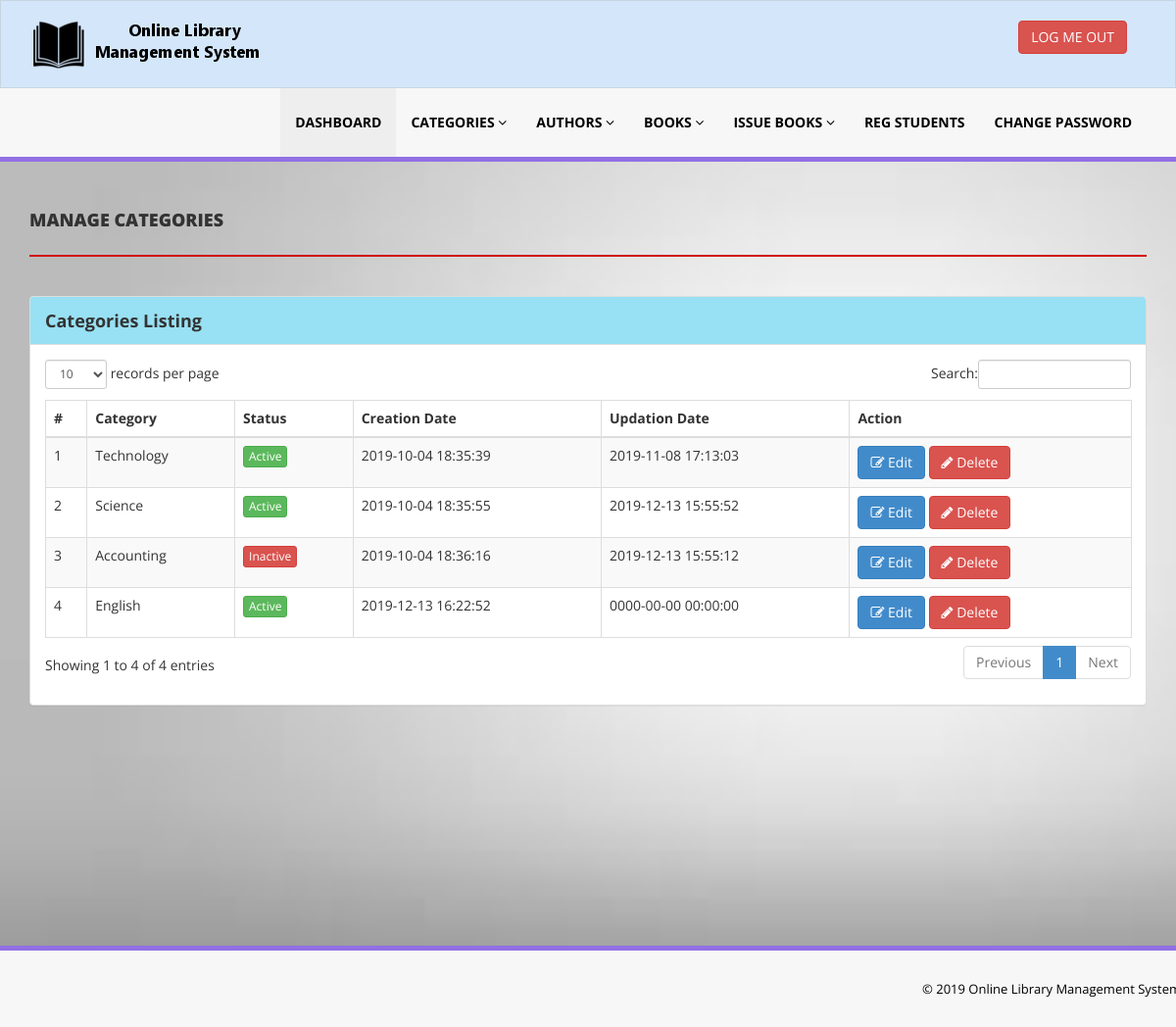
Page /library/admin/manage-categories.php (signed in) on the committed database.
### tables this page shows
CREATE TABLE `tblcategory` (
  `id` int(11) NOT NULL,
  `CategoryName` varchar(150) DEFAULT NULL,
  `Status` int(1) DEFAULT NULL,
  `CreationDate` timestamp NULL DEFAULT CURRENT_TIMESTAMP,
  `UpdationDate` timestamp NULL DEFAULT '0000-00-00 00:00:00' ON UPDATE CURRENT_TIMESTAMP
);

### library/admin/manage-categories.php (the view, shortened to what this page needs)
<?php
include('includes/config.php');
if(strlen($_SESSION['alogin'])==0)
    {
header('location:index.php');
}
else{
    ?>
<!DOCTYPE html>
<html xmlns="http://www.w3.org/1999/xhtml">
<head>
    <link href="assets/css/bootstrap.css" rel="stylesheet" />
    <link href="assets/css/font-awesome.css" rel="stylesheet" />
    <link href="assets/js/dataTables/dataTables.bootstrap.css" rel="stylesheet" />
    <link href="assets/css/style.css" rel="stylesheet" />
</head>
<body>
<?php include('includes/header.php');?>
    <div class="content-wrapper">
         <div class="container">
        <div class="row pad-botm">
            <div class="col-md-12">
                <h4 class="header-line">Manage Categories</h4>
    </div>
     <div class="row">
</div>
        </div>
            <div class="row">
                <div class="col-md-12">
                    <div class="panel panel-default">
                        <div class="panel-heading">
                           Categories Listing
                        </div>
                        <div class="panel-body">
                            <div class="table-responsive">
                                <table class="table table-striped table-bordered table-hover" id="dataTables-example">
                                    <thead>
                                        <tr>
                                            <th>#</th>
                                            <th>Category</th>
                                            <th>Status</th>
                                            <th>Creation Date</th>
                                            <th>Updation Date</th>
                                            <th>Action</th>
                                        </tr>
                                    </thead>
                                    <tbody>
<?php $sql = "SELECT * from  tblcategory";
$query = $dbh -> prepare($sql);
$query->execute();
$results=$query->fetchAll(PDO::FETCH_OBJ);
$cnt=1;
if($query->rowCount() > 0)
{
foreach($results as $result)
{               ?>
                                        <tr class="odd gradeX">
                                            <td class="center"><?php echo htmlentities($cnt);?></td>
                                            <td class="center"><?php echo htmlentities($result->CategoryName);?></td>
                                            <td class="center"><?php if($result->Status==1) {?>
                                            <a href="#" class="btn btn-success btn-xs">Active</a>
                                            <?php } else {?>
                                            <a href="#" class="btn btn-danger btn-xs">Inactive</a>
                                            <?php } ?></td>
                                            <td class="center"><?php echo htmlentities($result->CreationDate);?></td>
                                            <td class="center"><?php echo htmlentities($result->UpdationDate);?></td>
                                            <td class="center">
                                            <a href="edit-category.php?catid=<?php echo htmlentities($result->id);?>"><button class="btn btn-primary"><i class="fa fa-edit "></i> Edit</button>
                                          <a href="manage-categories.php?del=<?php echo htmlentities($result->id);?>" onclick="return confirm('Are you sure you want to delete?');"" >  <button class="btn btn-danger"><i class="fa fa-pencil"></i> Delete</button>
                                            </td>
                                        </tr>
 <?php $cnt=$cnt+1;}} ?>
                                    </tbody>
                                </table>
                            </div>
                        </div>
                    </div>
                </div>
            </div>
    </div>
    </div>
  <?php include('includes/footer.php');?>
</body>
</html>
<?php } ?>

### library/admin/includes/header.php (shortened to what this page needs)
<div class="navbar navbar-inverse set-radius-zero" >
        <div class="container">
            <div class="navbar-header">
                <a class="navbar-brand">
                    <img src="assets/img/logo.png" />
                </a>
            </div>
            <div class="right-div">
                <a href="logout.php" class="btn btn-danger pull-right">LOG ME OUT</a>
            </div>
        </div>
    </div>
    <section class="menu-section">
        <div class="container">
            <div class="row ">
                <div class="col-md-12">
                    <div class="navbar-collapse collapse ">
                        <ul id="menu-top" class="nav navbar-nav navbar-right">
                            <li><a href="dashboard.php" class="menu-top-active">DASHBOARD</a></li>
                            <li>
                                <a href="#" class="dropdown-toggle" id="ddlmenuItem" data-toggle="dropdown"> Categories <i class="fa fa-angle-down"></i></a>
                            </li>
                            <li>
                                <a href="#" class="dropdown-toggle" id="ddlmenuItem" data-toggle="dropdown"> Authors <i class="fa fa-angle-down"></i></a>
                            </li>
 <li>
                                <a href="#" class="dropdown-toggle" id="ddlmenuItem" data-toggle="dropdown"> Books <i class="fa fa-angle-down"></i></a>
                            </li>
                           <li>
                                <a href="#" class="dropdown-toggle" id="ddlmenuItem" data-toggle="dropdown"> Issue Books <i class="fa fa-angle-down"></i></a>
                            </li>
                             <li><a href="reg-students.php">Reg Students</a></li>
  <li><a href="change-password.php">Change Password</a></li>
                        </ul>
                    </div>
                </div>
            </div>
        </div>
    </section>

### library/admin/includes/footer.php
<section class="footer-section">
     <div class="container">
         <div class="row">
             <div class="col-md-12">
                &copy; 2019 Online Library Management System
             </div>
         </div>
     </div>
 </section>

### library/admin/assets/css/style.css (style rules this page uses)
.set-radius-zero { border-radius:0px; -moz-border-radius:0px; -webkit-border-radius:0px; }
.content-wrapper { padding-top: 40px; min-height:800px; padding-bottom:90px; background-image: url(../img/6.jpg); background-repeat: no-repeat; background-size: cover; background-attachment: fixed; }
.header-line { font-weight:900; padding-bottom:25px; border-bottom:2px solid #d00c0c; text-transform:uppercase; }
.pad-botm { padding-bottom:30px; }
.right-div { float: right; padding: 20px; }
#menu-top a { color:#000; text-decoration:none; font-weight:700; padding: 25px 15px 25px 15px; text-transform:uppercase; }
.menu-section { background-color: #f7f7f7; border-bottom:5px solid #9170E4; width:100% }
.menu-top-active { background-color:#eeeeee; }
.navbar-inverse { background-color: #c6dff9bf; border-color: rgba(155, 153, 153, 0.23); }
.navbar { min-height: 90px; margin-bottom: 0px; }
.footer-section { padding:25px 50px 25px 50px; color:#000; font-size:13px; background-color: #f7f7f7; text-align:right; border-top:5px solid #9170E4; }

### rows in the picture
tblcategory: CategoryName "Technology", Status "Active", CreationDate "2019-10-04 18:35:39", UpdationDate "2019-11-08 17:13:03"
tblcategory: CategoryName "Science", Status "Active", CreationDate "2019-10-04 18:35:55", UpdationDate "2019-12-13 15:55:52"
tblcategory: CategoryName "Accounting", Status "Inactive", CreationDate "2019-10-04 18:36:16", UpdationDate "2019-12-13 15:55:12"
tblcategory: CategoryName "English", Status "Active", CreationDate "2019-12-13 16:22:52", UpdationDate "0000-00-00 00:00:00"
